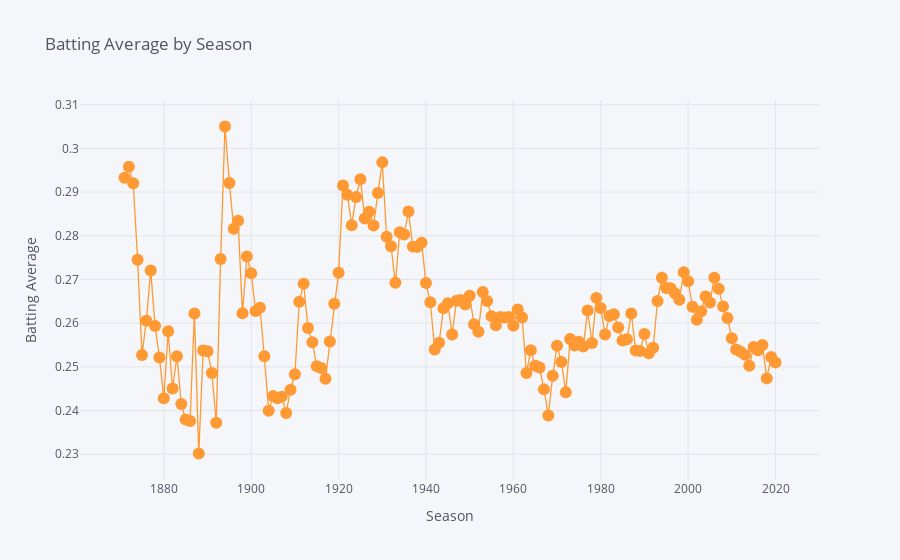

Write notebook code for a chart like this one.
### Code cell
#  Create a dataframe of Towards Data Science Articles
BAnewYr = BA_by_yr.set_index("yearID")
# Plot read time as a time series
BAnewYr[['BA']].iplot(y='BA', mode='lines+markers',xTitle='Season', yTitle='Batting Average',\
                  text='BA', title='Batting Average by Season')

### Figure 1 — Plotly figure (JSON) as saved in the notebook; plotly's stock layout.template omitted (floating-point values rounded to 4 significant figures; data arrays with more than 128 entries replaced by an {"elided": "..."} marker saying what was removed)
{"data": [{"line": {"color": "rgba(255, 153, 51, 1.0)", "dash": "solid", "shape": "linear", "width": 1.3}, "marker": {"size": 12, "symbol": "circle"}, "mode": "lines+markers", "name": "BA", "text": {"elided": "150 float values"}, "type": "scatter", "x": {"elided": "150 int values"}, "y": {"elided": "150 float values"}}], "layout": {"legend": {"bgcolor": "#F5F6F9", "font": {"color": "#4D5663"}}, "paper_bgcolor": "#F5F6F9", "plot_bgcolor": "#F5F6F9", "title": {"font": {"color": "#4D5663"}, "text": "Batting Average by Season"}, "xaxis": {"gridcolor": "#E1E5ED", "showgrid": true, "tickfont": {"color": "#4D5663"}, "title": {"font": {"color": "#4D5663"}, "text": "Season"}, "zerolinecolor": "#E1E5ED"}, "yaxis": {"gridcolor": "#E1E5ED", "showgrid": true, "tickfont": {"color": "#4D5663"}, "title": {"font": {"color": "#4D5663"}, "text": "Batting Average"}, "zerolinecolor": "#E1E5ED"}}}
